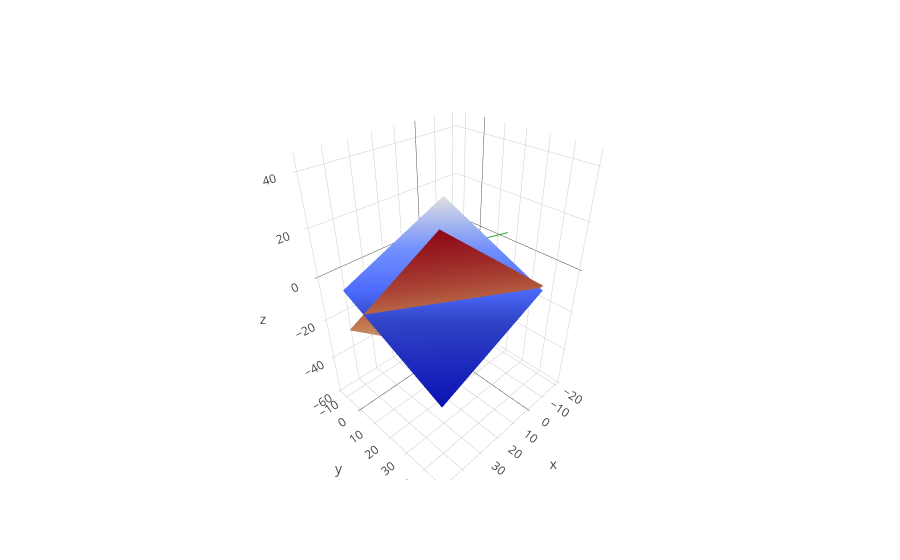

Notebook code cell kept with this figure:
### Code cell
n1 = [2.0, 3.0, -1.0]
d1 = 7.0
z1 = zCoordinates(n1, d1)

n2 = [1.0, 1.0, 1.0]
d2 = 1.0
z2 = zCoordinates(n2, d2)

gradient = np.cross(n1,n2)

point = pointIntersect(n1, d1, n2, d2)

print(gradient, point)

x = [point[0] + gradient[0]* t for t in np.linspace(-5, 5, 50)]
y = [point[1] + gradient[1]* t for t in np.linspace(-5, 5, 50)]
z = [point[2] + gradient[2]* t for t in np.linspace(-5, 5, 50)]

iplot(
    [dict(z=z1,
          colorscale='Reds',
          showscale=False,
          type='surface'),
     dict(z=z2,
          colorscale='Blues',
          showscale=False,
          type='surface'),
     go.Scatter3d(x = x,
                  y = y,
                  z = z,
                  mode = 'lines'
                 ),
     go.Scatter3d(x = 0,
                  y = 2,
                  z = -1,
                  mode='markers',
                  marker = dict(size=50, color ='Blacks'))]
)

### Figure 1 — Plotly figure (JSON) as saved in the notebook; plotly's stock layout.template omitted (floating-point values rounded to 4 significant figures; data arrays with more than 128 entries replaced by an {"elided": "..."} marker saying what was removed)
{"data": [{"colorscale": "Reds", "showscale": false, "type": "surface", "z": {"elided": "50x50 float values"}}, {"colorscale": "Blues", "showscale": false, "type": "surface", "z": {"elided": "50x50 float values"}}, {"mode": "lines", "type": "scatter3d", "x": [-20, -19.18, -18.37, -17.55, -16.73, -15.92, -15.1, -14.29, -13.47, -12.65, -11.84, -11.02, -10.2, -9.388, -8.571, -7.755, -6.939, -6.122, -5.306, -4.49, -3.673, -2.857, -2.041, -1.224, -0.4082, 0.4082, 1.224, 2.041, 2.857, 3.673, 4.49, 5.306, 6.122, 6.939, 7.755, 8.571, 9.388, 10.2, 11.02, 11.84, 12.65, 13.47, 14.29, 15.1, 15.92, 16.73, 17.55, 18.37, 19.18, 20], "y": [17, 16.39, 15.78, 15.16, 14.55, 13.94, 13.33, 12.71, 12.1, 11.49, 10.88, 10.27, 9.653, 9.041, 8.429, 7.816, 7.204, 6.592, 5.98, 5.367, 4.755, 4.143, 3.531, 2.918, 2.306, 1.694, 1.082, 0.4694, -0.1429, -0.7551, -1.367, -1.98, -2.592, -3.204, -3.816, -4.429, -5.041, -5.653, -6.265, -6.878, -7.49, -8.102, -8.714, -9.327, -9.939, -10.55, -11.16, -11.78, -12.39, -13], "z": [4, 3.796, 3.592, 3.388, 3.184, 2.98, 2.776, 2.571, 2.367, 2.163, 1.959, 1.755, 1.551, 1.347, 1.143, 0.9388, 0.7347, 0.5306, 0.3265, 0.1224, -0.08163, -0.2857, -0.4898, -0.6939, -0.898, -1.102, -1.306, -1.51, -1.714, -1.918, -2.122, -2.327, -2.531, -2.735, -2.939, -3.143, -3.347, -3.551, -3.755, -3.959, -4.163, -4.367, -4.571, -4.776, -4.98, -5.184, -5.388, -5.592, -5.796, -6]}, {"marker": {"color": "Blacks", "size": 50}, "mode": "markers", "type": "scatter3d", "x": 0, "y": 2, "z": -1}], "layout": {}}
